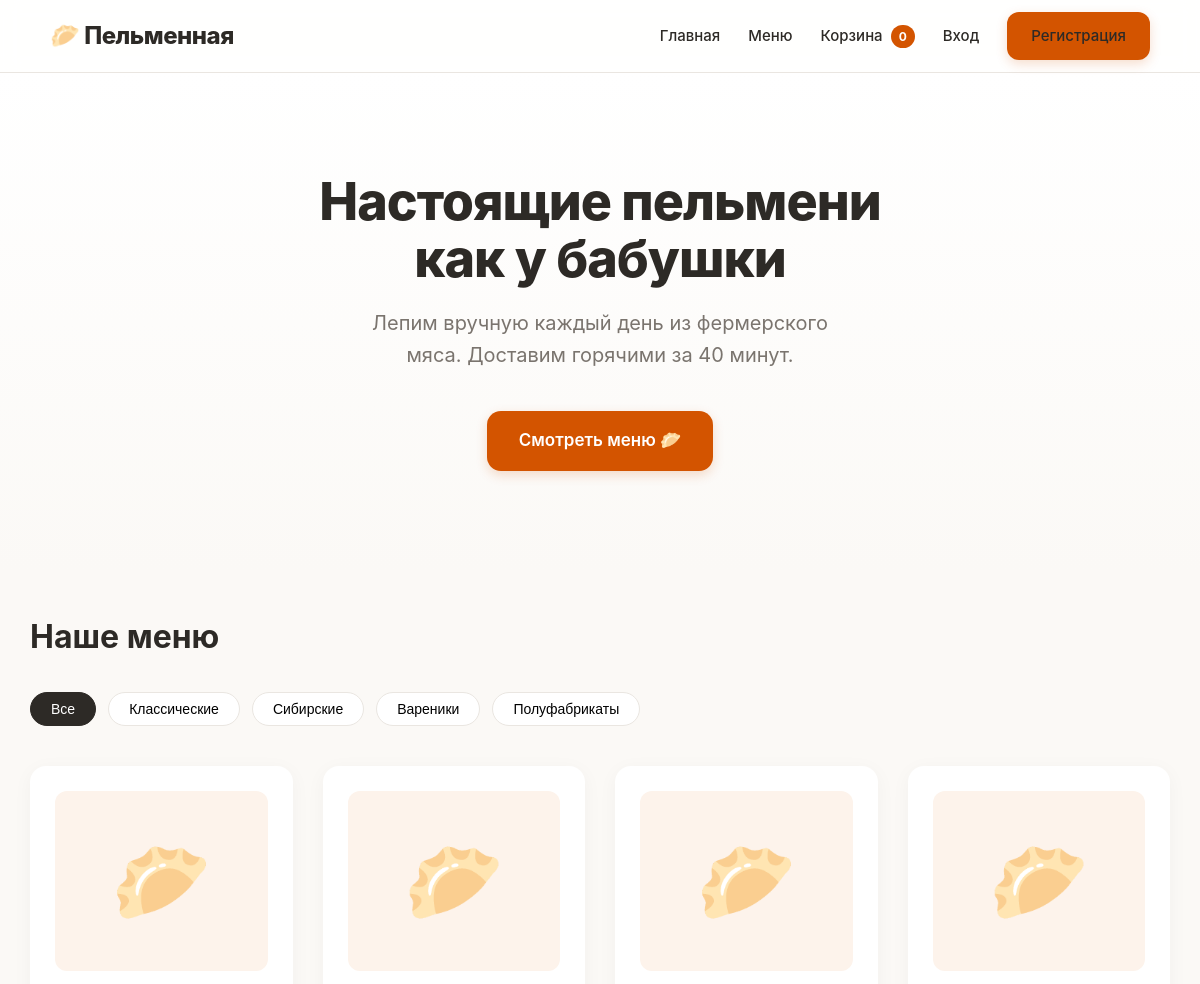
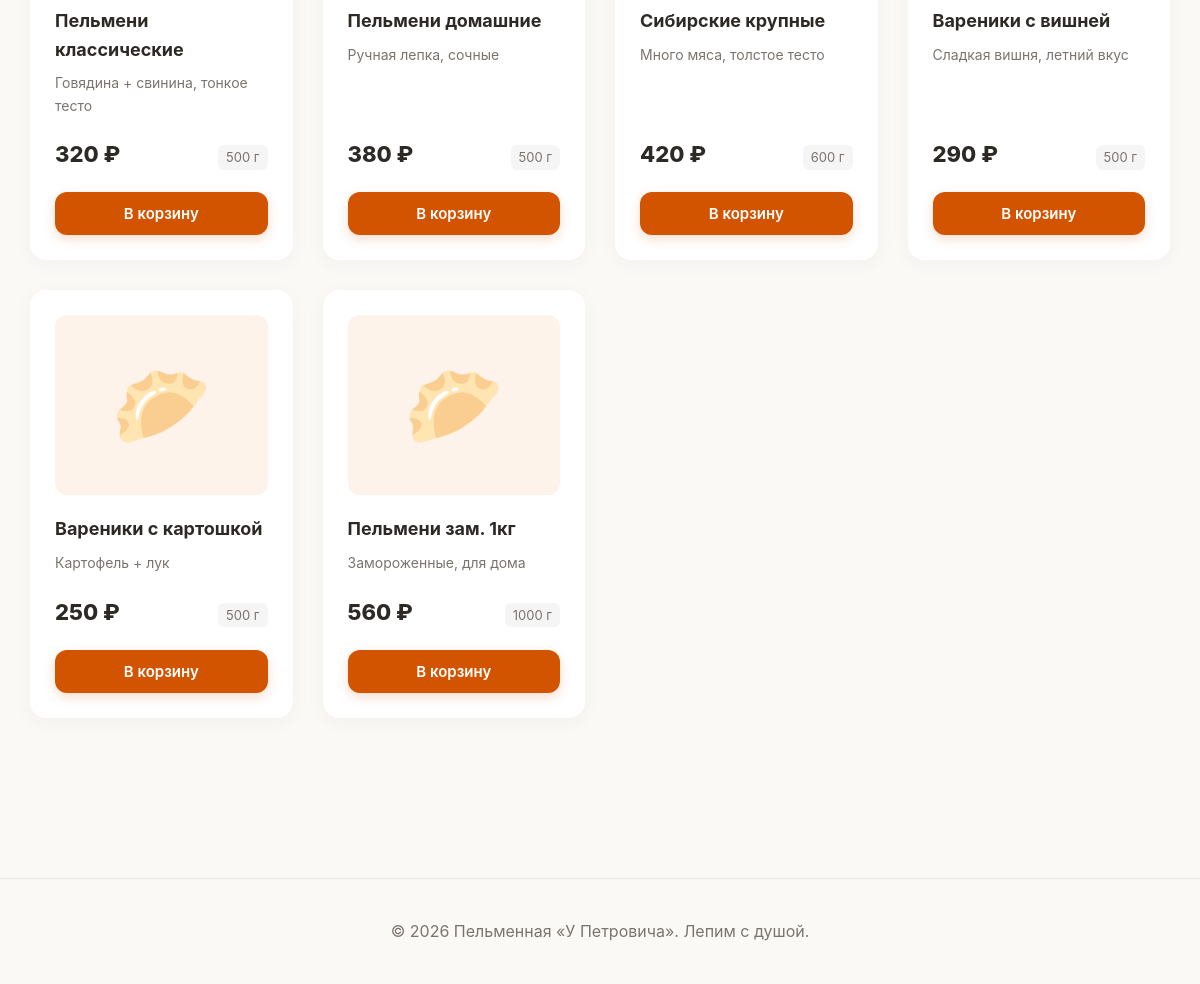
The page / on the database its author committed (2 pictures, top to bottom).
### tables this page shows
CREATE TABLE products (
  id INT AUTO_INCREMENT PRIMARY KEY,
  category VARCHAR(60) NOT NULL,
  name VARCHAR(150) NOT NULL,
  description TEXT,
  price DECIMAL(10,2) NOT NULL,
  weight INT,
  is_available TINYINT(1) DEFAULT 1
);

### inc/functions.php (called while the page is built, shortened)
<?php
require_once __DIR__ . '/db.php';
function isLoggedIn(): bool { return isset($_SESSION['user_id']); }
function currentUser(): ?array {
    if (!isLoggedIn()) return null;
    $st = getPDO()->prepare("SELECT id,name,email,phone,address FROM users WHERE id=?");
    $st->execute([$_SESSION['user_id']]);
    return $st->fetch() ?: null;
}
function cartCount(): int {
    return array_sum($_SESSION['cart'] ?? []);
}
function e($s): string { return htmlspecialchars((string)$s, ENT_QUOTES, 'UTF-8'); }

### inc/db.php (called while the page is built)
<?php
function getPDO(): PDO {
    static $pdo = null;
    if ($pdo === null) {
        try {
            $pdo = new PDO(
                'mysql:host=localhost;dbname=dumpling_shop;charset=utf8mb4',
                'root', '',
                [
                    PDO::ATTR_ERRMODE            => PDO::ERRMODE_EXCEPTION,
                    PDO::ATTR_DEFAULT_FETCH_MODE => PDO::FETCH_ASSOC,
                    PDO::ATTR_EMULATE_PREPARES   => false,
                ]
            );
        } catch (PDOException $e) {
            die('DB error: ' . $e->getMessage());
        }
    }
    return $pdo;
}

### index.php (the view, shortened to what this page needs)
<?php
require __DIR__ . '/inc/header.php';
$products = getPDO()->query("SELECT * FROM products WHERE is_available=1")->fetchAll();
$cats = array_unique(array_column($products, 'category'));
?>
<section class="hero">
  <div class="container">
    <h1>Настоящие пельмени<br>как у бабушки</h1>
    <p>Лепим вручную каждый день из фермерского мяса. Доставим горячими за 40 минут.</p>
    <a href="#menu" class="btn btn-primary btn-lg">Смотреть меню 🥟</a>
  </div>
</section>
<section class="container page" id="menu">
  <h2 class="section-title">Наше меню</h2>
  <div class="filters" id="filters">
    <button class="chip active" data-cat="all">Все</button>
    <?php foreach ($cats as $c): ?>
      <button class="chip" data-cat="<?= e($c) ?>"><?= e($c) ?></button>
    <?php endforeach; ?>
  </div>
  <div class="grid-products" id="grid">
    <?php foreach ($products as $p): ?>
      <article class="card" data-cat="<?= e($p['category']) ?>">
        <div class="card-img">🥟</div>
        <h3><?= e($p['name']) ?></h3>
        <p class="desc"><?= e($p['description']) ?></p>
        <div class="card-bottom">
          <span class="price"><?= number_format($p['price'], 0, '.', ' ') ?> ₽</span>
          <span class="weight"><?= (int)$p['weight'] ?> г</span>
        </div>
        <button class="btn btn-primary add-to-cart" data-id="<?= (int)$p['id'] ?>">В корзину</button>
      </article>
    <?php endforeach; ?>
  </div>
</section>
<?php require __DIR__ . '/inc/footer.php'; ?>

### inc/header.php (shortened to what this page needs)
<?php
require_once __DIR__ . '/functions.php';
$user = currentUser();
$baseUrl = rtrim(dirname($_SERVER['SCRIPT_NAME']), '/\\');
?>
<!DOCTYPE html>
<html lang="ru">
<head>
  <link rel="stylesheet" href="<?= $baseUrl ?>/assets/style.css?v=<?= time() ?>">
</head>
<body>
<header class="site-header">
  <div class="container header-inner">
    <a href="<?= $baseUrl ?>/index.php" class="logo">🥟 Пельменная</a>
    <nav class="nav" id="nav">
      <a href="<?= $baseUrl ?>/index.php">Главная</a>
      <a href="<?= $baseUrl ?>/index.php#menu">Меню</a>
      <a href="<?= $baseUrl ?>/cart.php">Корзина <span class="badge" id="cart-count"><?= cartCount() ?></span></a>
      <?php if ($user): ?>
        <a href="<?= $baseUrl ?>/profile.php">👤 <?= e($user['name']) ?></a>
        <a href="<?= $baseUrl ?>/logout.php">Выйти</a>
      <?php else: ?>
        <a href="<?= $baseUrl ?>/auth.php">Вход</a>
        <a href="<?= $baseUrl ?>/auth.php?mode=register" class="btn btn-primary">Регистрация</a>
      <?php endif; ?>
    </nav>
  </div>
</header>
<main>

### inc/footer.php (shortened to what this page needs)
</main>
<footer class="site-footer">
  <div class="container">
    <p>© <?= date('Y') ?> Пельменная «У Петровича». Лепим с душой.</p>
  </div>
</footer>
</body>
</html>

### assets/style.css (style rules this page uses)
:root { --bg: #fbf9f6; --surface: #ffffff; --text: #2d2a26; --text-muted: #7a746e; --accent: #d35400; --accent-hover: #e67e22; --border: #eae6e1; --radius: 16px; --shadow: 0 4px 20px rgba(0, 0, 0, 0.04); --shadow-hover: 0 10px 30px rgba(211, 84, 0, 0.12); --font: 'Inter', 'Segoe UI', system-ui, sans-serif; }
* { box-sizing: border-box; margin: 0; padding: 0; }
body { font-family: var(--font); background: var(--bg); color: var(--text); line-height: 1.6; }
a { color: var(--accent); text-decoration: none; transition: 0.2s; }
.container { max-width: 1140px; margin: 0 auto; padding: 0 20px; }
.btn { display: inline-flex; align-items: center; justify-content: center; padding: 12px 24px; border-radius: 12px; border: none; font-size: 15px; font-weight: 600; cursor: pointer; transition: 0.2s; font-family: inherit; }
.btn-primary { background: var(--accent); color: #fff; box-shadow: 0 4px 12px rgba(211, 84, 0, 0.2); }
.btn-lg { padding: 16px 32px; font-size: 17px; border-radius: 14px; }
.site-header { background: rgba(255, 255, 255, 0.9); backdrop-filter: blur(10px); position: sticky; top: 0; z-index: 100; border-bottom: 1px solid var(--border); }
.header-inner { display: flex; justify-content: space-between; align-items: center; height: 72px; }
.logo { font-size: 24px; font-weight: 800; color: var(--text); letter-spacing: -0.5px; display: flex; align-items: center; gap: 8px; }
.nav { display: flex; gap: 28px; align-items: center; }
.nav a { color: var(--text); font-weight: 500; font-size: 15px; }
.badge { background: var(--accent); color: #fff; border-radius: 20px; padding: 2px 8px; font-size: 12px; font-weight: 700; margin-left: 4px; display: inline-block; vertical-align: middle; }
.hero { padding: 100px 0; text-align: center; background: linear-gradient(180deg, #fff 0%, var(--bg) 100%); }
.hero h1 { font-size: 52px; font-weight: 800; line-height: 1.1; margin-bottom: 20px; letter-spacing: -1px; }
.hero p { font-size: 20px; color: var(--text-muted); margin-bottom: 40px; max-width: 500px; margin-inline: auto; }
.page { padding: 40px 0 80px; }
.section-title { font-size: 32px; font-weight: 700; margin-bottom: 30px; }
.filters { display: flex; gap: 12px; flex-wrap: wrap; margin-bottom: 40px; }
.chip { padding: 8px 20px; border: 1px solid var(--border); background: #fff; border-radius: 30px; cursor: pointer; font-size: 14px; font-weight: 500; transition: 0.2s; }
.chip.active { background: var(--text); color: #fff; border-color: var(--text); }
.grid-products { display: grid; grid-template-columns: repeat(auto-fill, minmax(260px, 1fr)); gap: 30px; }
.card { background: var(--surface); border-radius: var(--radius); padding: 24px; box-shadow: var(--shadow); display: flex; flex-direction: column; transition: 0.3s; border: 1px solid transparent; }
.card-img { height: 180px; background: #fdf3eb; border-radius: 12px; display: flex; align-items: center; justify-content: center; font-size: 80px; margin-bottom: 20px; }
.card h3 { font-size: 18px; font-weight: 700; margin-bottom: 8px; }
.desc { font-size: 14px; color: var(--text-muted); margin-bottom: 20px; flex-grow: 1; }
.card-bottom { display: flex; justify-content: space-between; align-items: baseline; margin-bottom: 20px; }
.price { font-size: 22px; font-weight: 800; color: var(--text); }
.weight { font-size: 13px; color: var(--text-muted); background: #f5f5f5; padding: 2px 8px; border-radius: 6px; }
.site-footer { padding: 40px 0; text-align: center; color: var(--text-muted); border-top: 1px solid var(--border); margin-top: 80px; }

### rows shown on the page
products: name "Пельмени классические", description "Говядина + свинина, тонкое тесто", price "320", weight "500"
products: name "Пельмени домашние", description "Ручная лепка, сочные", price "380", weight "500"
products: name "Сибирские крупные", description "Много мяса, толстое тесто", price "420", weight "600"
products: name "Вареники с вишней", description "Сладкая вишня, летний вкус", price "290", weight "500"
products: name "Вареники с картошкой", description "Картофель + лук", price "250", weight "500"
products: name "Пельмени зам. 1кг", description "Замороженные, для дома", price "560", weight "1000"

### other values the page prints
cartCount() "0"
$c "Классические"
$c "Сибирские"
$c "Вареники"
$c "Полуфабрикаты"
